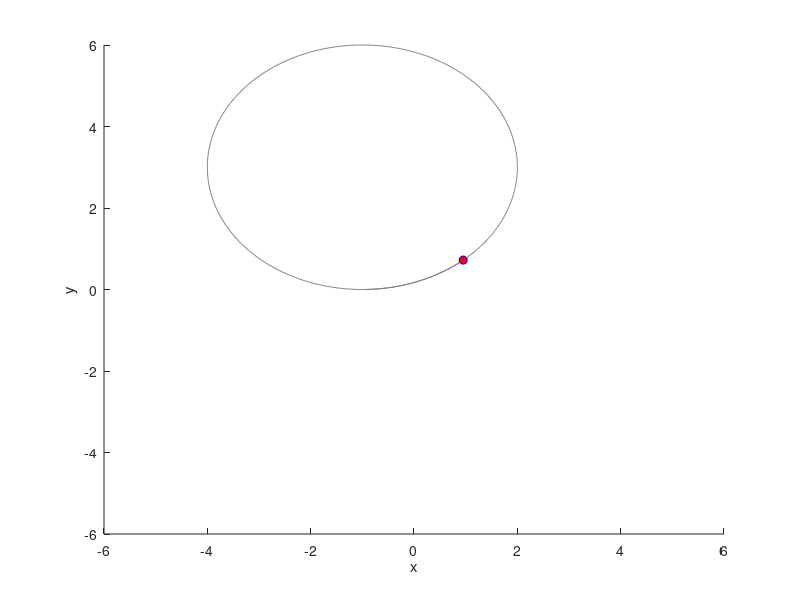

Here is the MATLAB script that generated this plot:
function n_body_problem


  %REMINDER
  % ctrl + R = comment all selected lines
  % ctrl + shift + R = uncomment all selected lines


  %SIMULATION 1
  %===========================================
##  strct1.figNum = 1;
##  strct1.M = [2,3,1];
##  strct1.Q = nan;
##  strct1.B = nan;
##  strct1.N = size(strct1.M,2);
##  strct1.FConstant = 1;
##  strct1.integrationTime = [0,3];
##  strct1.axs = [-1.5,1.5,-1.5,1.5,-1.5,1.5];
##  strct1.timePlaybackModifier = 5;
##  strct1.timeSkip = 0.005;
##  strct1.selectedBody = 1;
##  strct1.displayPath = true;
##  %INITIAL CONDITION MODIFICATION
##
##  y1 = IConditions({'1 x 1','2 x -1','3 y 1', '3 z 1'}, strct1.N);
##
##  '';
##  initialize_N_Body_Simulation(strct1,y1);
  %=================================================================

  %CIRCLE SIMULATION
  %SIMULATION 2
  %==================================================================
##  strct2.figNum = 2;
##  strct2.M = [1,1,1,1];
##  strct2.Q = nan;
##  strct2.B = nan;
##  strct2.N = size(strct2.M,2);
##  strct2.FConstant = 1;
##  strct2.integrationTime = [0,8];
##  strct2.axs = [-1.5,1.5,-1.5,1.5,-1.5,1.5];
##  strct2.timePlaybackModifier = 2.5;
##  strct2.timeSkip = 0.005;
##  strct2.selectedBody = 1;
##  strct2.displayPath = true;
##  y2 = IConditions({'1 x 1','2 y -1', '3 x -1', '4 y 1', '1 vy -1', '2 vx -1', '3 vy 1', '4 vx 1'}, strct2.N);
##
##  initialize_N_Body_Simulation(strct2,y2);
  %====================================================================


  %SIMULATION 3
  %FIGURE EIGHT
  %==================================================================
##  strct3.figNum = 3;
##  strct3.M = [1,1,1];
##  strct3.Q = nan;
##  strct3.B = nan;
##  strct3.N = size(strct3.M,2);
##  strct3.FConstant = 1;
##  strct3.integrationTime = [0,5];
##  strct3.axs = [-1.5,1.5,-1.5,1.5,-1.5,1.5];
##  strct3.timePlaybackModifier = 2.5;
##  strct3.timeSkip = 0.01;
##  strct3.selectedBody = nan;
##  strct3.displayPath = true;
##
##  y3 = IConditions({'1 x 0.9700436','1 y -0.24308753','2 x -0.9700436','2 y 0.24308753','1 vx 0.466203685','1 vy 0.43236573','2 vx 0.466203685','2 vy 0.43236573','3 vx -0.93240737','3 vy -0.86473146'}, strct3.N);
##
##  initialize_N_Body_Simulation(strct3,y3);
  %===============================================


  %SIMULATION 4
  %CHARGED MASSES
  %==============================================
##  strct4.figNum = 4;
##  strct4.M = [1,1];
##  strct4.Q = [1,-1];
##  strct4.B = nan;
##  strct4.N = size(strct4.M,2);
##  strct4.FConstant = 1;
##  strct4.QConstant = 1;
##  strct4.integrationTime = [0,5];
##  strct4.axs = [-1.5,1.5,-1.5,1.5,-1.5,1.5];
##  strct4.timePlaybackModifier = 2.5;
##  strct4.timeSkip = 0.01;
##  strct4.selectedBody = nan;
##  strct4.displayPath = true;
##
##  y4 = IConditions({'1 x -1','2 x 1','1 vy 1'}, strct4.N);
##
##  initialize_N_Body_Simulation(strct4,y4);
  %=============================================================

  %SIMULATION 5
  %CHARGED Particle in External Magnetic Field
  %============================================================

  strct5.figNum = 5;
  strct5.M = [1];
  strct5.Q = [-1];
  strct5.B = [0,0,1];
  strct5.N = size(strct5.M,2);
  strct5.FConstant = 1;
  strct5.QConstant = 1;
  strct5.integrationTime = [0,7];
  strct5.axs = 4.*[-1.5,1.5,-1.5,1.5,-1.5,1.5];
  strct5.timePlaybackModifier = 5;
  strct5.timeSkip = 0.005;
  strct5.selectedBody = nan;
  strct5.displayPath = true;

  y5 = IConditions({'1 x -1','1 vx 1'}, strct5.N);

  initialize_N_Body_Simulation(strct5,y5);
  %===========================================================


endfunction

function Y = IConditions(y, N)

  Y = zeros(1,N*6);

  for i=1:length(y)

    strs = strsplit(y{i});

    n = str2double(strs{1});
    component = tolower(strs{2});
    value = str2double(strs{3});

    componentNum = 0;
    switch (component)

    case 'vx'
      componentNum = 4;
    case 'vy'
      componentNum = 5;
    case 'vz'
      componentNum = 6;
    case 'x'
      componentNum = 1;
    case 'y'
      componentNum = 2;
    case 'z'
      componentNum = 3;
    endswitch

    if componentNum <= 3
      Y(3*(n-1) + componentNum) = value;
    else
      Y(3*N + 3*(n-1) + componentNum-3) = value;
    endif

  endfor

endfunction


function initialize_N_Body_Simulation(strct,Y)

  N = strct.N;
  integrationTime = strct.integrationTime;
  figNum = strct.figNum;
  axs = strct.axs;

  %opts = optimset('TolX',1e-9,'TolFun',1e-9);
  options = odeset('AbsTol',1e-9,'RelTol',1e-9);
  if isnan(strct.Q)
      %just gravitation
      [tOpt,YOpt] = ode45(@(t,Y)(derivs(t,Y,strct)),integrationTime,Y,options);
    elseif isnan(strct.B)
      %electric and gravitation but no magnetism
      [tOpt,YOpt] = ode45(@(t,Y)(derivs(t,Y,strct) + derivsQ(t,Y,strct)),integrationTime,Y,options);
    else
      %Magnetism is involved
      [tOpt,YOpt] = ode45(@(t,Y)(derivs(t,Y,strct) + derivsQ(t,Y,strct) + derivsB(t,Y,strct)),integrationTime,Y,options);
  endif


  '';

  xSol = YOpt(:,1:3:(3*N-2));
  ySol = YOpt(:,2:3:(3*N-1));
  zSol = YOpt(:,3:3:(3*N));

  '';
  figure(figNum); hold on;
  axis(axs);
  xlabel('x');
  ylabel('y');
  zlabel('z');

  if strct.displayPath
    %Plot of gray orbit lines for total trajectory
    plot3(xSol,ySol,zSol,'b','color',[0.5,0.5,0.5]);
  endif


  %Change this to change speed of animation
  %timeModifier = 30;
  %tAnimation = tAnimation .* timeModifier;

  %TIME ANIMATION STUFF
  timePlaybackModifier = strct.timePlaybackModifier;
  timeSkip = strct.timeSkip;

  animationTime = 0;
  animationTimeIndex = 0;
  j=1;

  deltaTime = tOpt(2:end) - tOpt(1:end-1);

  timeElapsed = 0;
  for i = 1:length(deltaTime)

    timeElapsed += deltaTime(i);

    if timeElapsed >= timeSkip
      animationTime(j) = timeElapsed * timePlaybackModifier;
      animationTimeIndex(j) = i;
      timeElapsed = 0;
      j += 1;
    endif
  endfor


  for i=1:length(animationTime)

    for j=1:N
      if j!= strct.selectedBody
        h(j) = plot3(xSol(animationTimeIndex(i),j),ySol(animationTimeIndex(i),j),zSol(animationTimeIndex(i),j),'bo','markerfacecolor','r');
      else
        h(j) = plot3(xSol(animationTimeIndex(i),j),ySol(animationTimeIndex(i),j),zSol(animationTimeIndex(i),j),'bo','markerfacecolor','g');
      endif

    endfor

    %h(1) = plot3(xSol(i,1),ySol(i,1),zSol(i,1),'bo','markerfacecolor','b');
    %h(2) = plot3(xSol(i,2),ySol(i,2),zSol(i,2),'ro','markerfacecolor','r');
    %h(3) = plot3(xSol(i,3),ySol(i,3),zSol(i,3),'go','markerfacecolor','g');

    pause(animationTime(i));

    if i<length(animationTime)
      delete(h);
    endif

  endfor

  '';

endfunction

function dY = derivs(t,Y,q)
  '';
  N = q.N;
  M = q.M;
  FConstant = q.FConstant;

  x = Y(1:3:N*3-2,:);
  y = Y(2:3:(N*3-1),:);
  z = Y(3:3:(N*3),:);

  vx = Y((N*3+1):3:end,:);
  vy = Y((N*3+2):3:end,:);
  vz = Y((N*3+3):3:end,:);

  ax = zeros(1,N);
  ay = zeros(1,N);
  az = zeros(1,N);

  %RADIUS CALCULATIONS
  %r IS STRUCTURED AS THE FOLLOWING FOR 3 bodys as an example:

  %{ radius from body 1 to 2 , radius from body 1 to 3 }
  %{ 0 , radius from 2 to 3 }

  %radius size will be a N-1 by N-1 matrix
  r = zeros(N-1,N-1);
  for i = 1:N
    for j = i+1:N

      r(i,j-1) = sqrt( (x(i) - x(j)).^2 + (y(i)-y(j)).^2 + (z(i) - z(j)).^2);

    endfor
  endfor

  %loop through each body and calculate net acceleration in all three directions for each body
  %can do it more efficiently by doing both ax for i on j and j on i in the same step of the loop
  '';

  for i = 1:(N-1)

    for j = i+1:N
      ax(i) += ((FConstant .* M(j))./((r(i,j-1)).^3)) .* (x(j)-x(i));
      ax(j) += ((FConstant .* M(i))./((r(i,j-1)).^3)) .* (x(i)-x(j));

      ay(i) += ((FConstant .* M(j))./((r(i,j-1)).^3)) .* (y(j)-y(i));
      ay(j) += ((FConstant .* M(i))./((r(i,j-1)).^3)) .* (y(i)-y(j));

      az(i) += ((FConstant .* M(j))./((r(i,j-1)).^3)) .* (z(j)-z(i));
      az(j) += ((FConstant .* M(i))./((r(i,j-1)).^3)) .* (z(i)-z(j));
    endfor

  endfor

  '';
  dY(1:3:(3*N-2)) = vx;
  dY(2:3:(3*N-1)) = vy;
  dY(3:3:(3*N)) = vz;

  dY((3*N+1):3:6*N) = ax;
  dY((3*N+2):3:6*N) = ay;
  dY((3*N+3):3:6*N) = az;
  dY = dY';
  '';

endfunction

%Same as Derivs function but modified for force between charges
function dY = derivsQ(t,Y,q)
  '';
  N = q.N;
  M = q.M;
  Q = q.Q;
  FConstant = q.QConstant;

  x = Y(1:3:N*3-2,:);
  y = Y(2:3:(N*3-1),:);
  z = Y(3:3:(N*3),:);

  vx = Y((N*3+1):3:end,:);
  vy = Y((N*3+2):3:end,:);
  vz = Y((N*3+3):3:end,:);

  ax = zeros(1,N);
  ay = zeros(1,N);
  az = zeros(1,N);

  %RADIUS CALCULATIONS
  %r IS STRUCTURED AS THE FOLLOWING FOR 3 bodys as an example:

  %{ radius from body 1 to 2 , radius from body 1 to 3 }
  %{ 0 , radius from 2 to 3 }

  %radius size will be a N-1 by N-1 matrix
  r = zeros(N-1,N-1);
  for i = 1:N
    for j = i+1:N

      r(i,j-1) = sqrt( (x(i) - x(j)).^2 + (y(i)-y(j)).^2 + (z(i) - z(j)).^2);

    endfor
  endfor

  %loop through each body and calculate net acceleration in all three directions for each body
  %can do it more efficiently by doing both ax for i on j and j on i in the same step of the loop
  '';

  for i = 1:(N-1)

    for j = i+1:N
      ax(i) += -((FConstant .* Q(j) .* Q(i))./((r(i,j-1)).^3)) .* (x(j)-x(i)) ./ M(i);
      ax(j) += -((FConstant .* Q(i) .* Q(j))./((r(i,j-1)).^3)) .* (x(i)-x(j)) ./ M(j);

      ay(i) += -((FConstant .* Q(j) .* Q(i))./((r(i,j-1)).^3)) .* (y(j)-y(i)) ./ M(i);
      ay(j) += -((FConstant .* Q(i) .* Q(j))./((r(i,j-1)).^3)) .* (y(i)-y(j)) ./ M(j);

      az(i) += -((FConstant .* Q(j) .* Q(i))./((r(i,j-1)).^3)) .* (z(j)-z(i)) ./ M(i);
      az(j) += -((FConstant .* Q(i) .* Q(j))./((r(i,j-1)).^3)) .* (z(i)-z(j)) ./ M(j);
    endfor

  endfor

  '';
  dY(1:3:(3*N-2)) = vx;
  dY(2:3:(3*N-1)) = vy;
  dY(3:3:(3*N)) = vz;

  dY((3*N+1):3:6*N) = ax;
  dY((3*N+2):3:6*N) = ay;
  dY((3*N+3):3:6*N) = az;
  dY = dY';
  '';

endfunction

%solving differential equation for magnetic force
function dY = derivsB(t,Y,q)
  '';
  N = q.N;
  M = q.M;
  Q = q.Q;
  B = q.B;

  x = Y(1:3:N*3-2,:);
  y = Y(2:3:(N*3-1),:);
  z = Y(3:3:(N*3),:);

  vx = Y((N*3+1):3:end,:);
  vy = Y((N*3+2):3:end,:);
  vz = Y((N*3+3):3:end,:);

  ax = zeros(1,N);
  ay = zeros(1,N);
  az = zeros(1,N);

  % F = q(v x B)
  % a = q(v x B) / m
  for i = 1:N
    v = [vx(i),vy(i),vz(i)];
    ax(i) = Q(i) .* cross(v,B,2)(1) ./ M(i);
    ay(i) = Q(i) .* cross(v,B,2)(2) ./ M(i);
    az(i) = Q(i) .* cross(v,B,2)(3) ./ M(i);

  endfor

  '';
  dY(1:3:(3*N-2)) = vx;
  dY(2:3:(3*N-1)) = vy;
  dY(3:3:(3*N)) = vz;

  dY((3*N+1):3:6*N) = ax;
  dY((3*N+2):3:6*N) = ay;
  dY((3*N+3):3:6*N) = az;
  dY = dY';
  '';

endfunction
